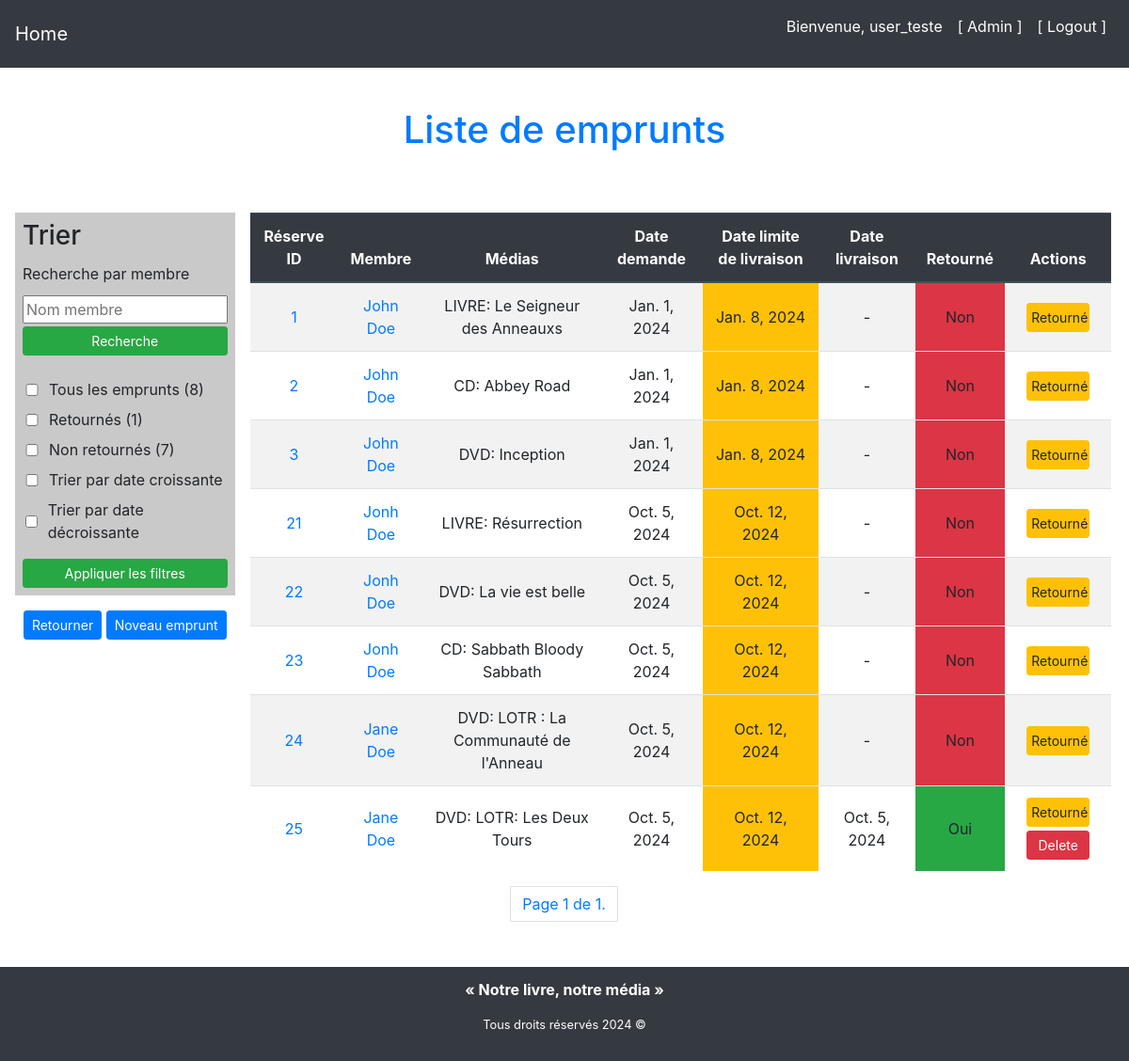
The app's page /library/gest-reservations/ (signed in), older data.
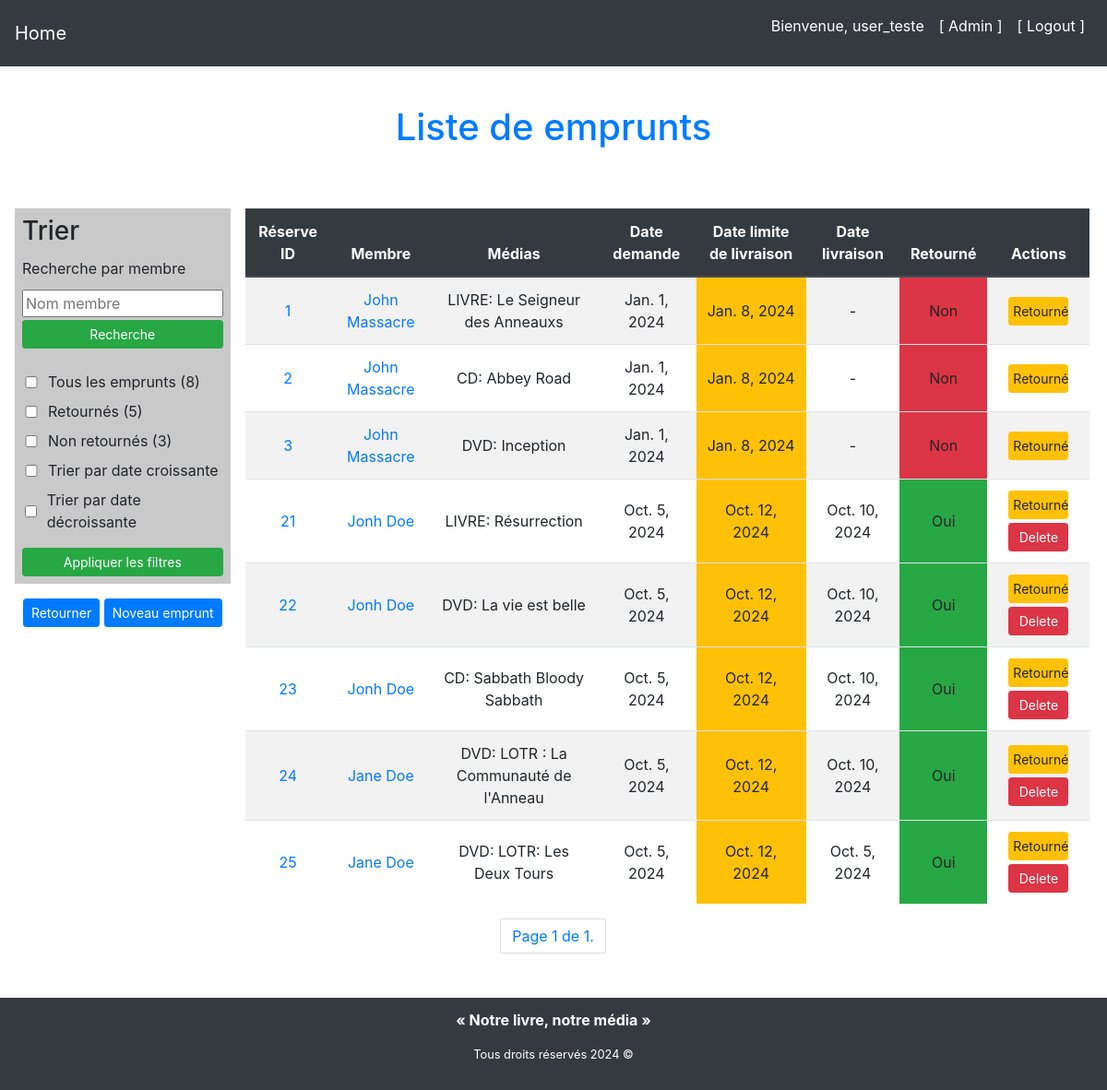
The same page, newer data.
### library/models/media_resevation_model.py (models this page shows, shortened)
class MediaReservations(models.Model):
    member = models.ForeignKey(
        Member, on_delete=models.CASCADE, related_name='loans', null=False)
    book = models.ForeignKey(Book, on_delete=models.CASCADE,
                             related_name='book_loans', null=True, blank=True)
    dvd = models.ForeignKey(Dvd, on_delete=models.CASCADE,
                            related_name='dvd_loans', null=True, blank=True)
    cd = models.ForeignKey(Cd, on_delete=models.CASCADE,
                           related_name='cd_loans', null=True, blank=True)
    date_requested = models.DateField(default=date.today, null=False)
    date_due = models.DateField(
        default=date.today() + timezone.timedelta(days=7))
    returned = models.BooleanField(default=False)
    date_returned = models.DateField(null=True, blank=True)
    class Meta:
        verbose_name_plural = "Media Reservations"
    def get_media_items(self):
        media_items = []
        if self.book:
            media_items.append(self.book)
        if self.dvd:
            media_items.append(self.dvd)
        if self.cd:
            media_items.append(self.cd)
        return media_items
    def is_late(self):
        if not self.returned and (timezone.now().date() - self.date_due).days > 7:
            self.member.blocked = True
            self.member.save()
            return True
        return False

### library/models/member_model.py (models this page shows, shortened)
class Member(models.Model):
    first_name = models.CharField(max_length=100, null=False)
    last_name = models.CharField(max_length=100, null=False)
    email = models.EmailField(null=False)
    phone = models.CharField(max_length=10, null=False)
    blocked = models.BooleanField(default=False)
    street = models.CharField(max_length=100, null=False)
    postal_code = models.CharField(max_length=5, null=False)
    city = models.CharField(max_length=100, null=False)
    def get_full_name(self):
        return f'{self.first_name} {self.last_name}'
    def __str__(self):
        return f'{self.get_full_name()}'

### library/views/reservations/read_view.py (the view, shortened to what this page needs)
# urls.py: path("gest-reservations/", ReservationsView.as_view(),
class ReservationsView(LoginRequiredMixin, ListView):
    template_name = "library/reservations/gest_reservations.html"
    model = MediaReservations
    ordering = ["id"]
    paginate_by = 10
    context_object_name = "reservations"
    error = None
    def get_queryset(self):
        queryset = super().get_queryset()
        search_member = self.request.POST.get('search_member', '').strip()
        returm_all = self.request.POST.get('return_all')
        return_active = self.request.POST.get('return_active')
        return_completed = self.request.POST.get('return_completed')
        asc_date = self.request.POST.get('asc_date')
        desc_date = self.request.POST.get('desc_date')
        if returm_all:
            pass
        if return_active:
            queryset = queryset.filter(returned=False)
            if queryset.count() == 0:
                self.error = "Pas d'emprunt actif trouvé."
        if return_completed:
            queryset = queryset.filter(returned=True)
            if queryset.count() == 0:
                self.error = "Aucun emprunt complété n'a été trouvé."
        if asc_date:
            queryset = queryset.order_by('date_requested')
        if desc_date:
            queryset = queryset.order_by('-date_requested')
        return queryset
    def get(self, request, *args, **kwargs):
        reservations = MediaReservations.objects.filter(returned=False)
        for reservation in reservations:
            reservation.is_late()
        return super().get(request, *args, **kwargs)
    def get_context_data(self, **kwargs):
        context = super().get_context_data(**kwargs)
        reservations = MediaReservations.objects.all()
        for reservation in context['reservations']:
            reservation.media_items = reservation.get_media_items()
        context['error'] = self.error
        context['total_reservations'] = reservations.count()
        context['total_reservations_active'] = reservations.filter(
            returned=False).count()
        context['total_reservations_completed'] = reservations.filter(
            returned=True).count()
        context['return_all'] = 'checked' if self.request.POST.get(
            'return_all') else ''
        context['return_active'] = 'checked' if self.request.POST.get(
            'return_active') else ''
        context['return_completed'] = 'checked' if self.request.POST.get(
            'return_completed') else ''
        context['asc_date'] = 'checked' if self.request.POST.get(
            'asc_date') else ''
        context['desc_date'] = 'checked' if self.request.POST.get(
            'desc_date') else ''
        return context

### library/models/book_model.py (called while the page is built)
    def __str__(self):
        return f'LIVRE: {self.title}'

### library/models/cd_model.py (called while the page is built)
    def __str__(self):
        return f'CD: {self.title}'

### library/models/dvd_model.py (called while the page is built)
    def __str__(self):
        return f'DVD: {self.title}'

### library/templates/library/reservations/gest_reservations.html (shortened to what the changed rows need)
{% extends "base.html" %}
{% load static %}
{% block css_files %}
  <link rel="stylesheet" href="{% static 'library/list_reservations.css' %}" />
{% endblock %}
{% block content %}
<section id="reservations">
  {% if error %}
  <h1 class="text-danger text-center">{{ error }}</h1>
  {% else %}
  <h1 class="text-center text-primary">Liste de emprunts</h1>
  {% endif %}
  <main class="list-reservations">
    <aside class="search-block">
      <form method="POST" action="{% url 'gest-reservations' %}">
        <div class="search-block__filters">
          <div>
            <input
              type="checkbox"
              name="return_completed"
              id="return-completed"
              {{ return_completed }}
            />
            <label for="return-completed"
              >Retournés ({{ total_reservations_completed }})</label
            >
          </div>
          <div>
            <input
              type="checkbox"
              name="return_active"
              id="return-active"
              {{ return_active }}
            />
            <label for="return-active"
              >Non retournés ({{ total_reservations_active }})</label
            >
          </div>
        </div>
      </form>
    </aside>
    <section class="result-reservations">
      <table
        id="table-reservations"
        class="table table-border table-striped text-center"
      >
        <thead class="thead-dark">
          <tr>
            <th>Réserve ID</th>
            <th>Membre</th>
            <th>Médias</th>
            <th>Date demande</th>
            <th>Date limite de livraison</th>
            <th>Date livraison</th>
            <th>Retourné</th>
            <th>Actions</th>
          </tr>
        </thead>
        <tbody>
          {% for reservation in reservations %}
          <tr>
            <td>
              <a href="#"> {{ reservation.id }} </a>
            </td>
            <td>
              <a href="{% url 'member-detail' reservation.member.id %}"
                >{{ reservation.member }}</a
              >
            </td>
            <td>
              <ul id="media-list-resevations">
                {% for media in reservation.media_items %}
                <li>
                  {{ media }}
                </li>
                {% endfor %}
              </ul>
            </td>
            <td>{{ reservation.date_requested }}</td>
            <td class="bg-warning">{{ reservation.date_due }}</td>
            {% if reservation.date_returned is none %}
            <td class="text-center">-</td>
            {% else %}
            <td>{{ reservation.date_returned }}</td>
            {% endif %} {% if reservation.returned %}
            <td class="bg-success text-center">Oui</td>
            {% else %}
            <td class="bg-danger text-center">Non</td>
            {% endif %}
            <td>
              <form method="POST" action="{% url 'gest-reservations' %}">
                <button class="btn btn-warning btn-sm w-75 p-1" type="submit">
                  Retourné
                </button>
                {%if reservation.returned %}
                <a
                  href="{% url 'delete-reservation' reservation.id %}"
                  class="btn btn-danger btn-sm w-75 mt-1"
                  >Delete</a
                >
                {% endif %}
              </form>
            </td>
          </tr>
          {% endfor %}
        </tbody>
      </table>
    </section>
  </main>
</section>
{% endblock%}

Row changes from the older to the newer data that the page shows:
changed through a linked row, MediaReservations id 1: member "John Doe" → "John Massacre"
changed through a linked row, MediaReservations id 2: member "John Doe" → "John Massacre"
changed through a linked row, MediaReservations id 3: member "John Doe" → "John Massacre"
changed MediaReservations id 21: date_returned (not shown) → "Oct. 10, 2024"; returned "Non" → "Oui Delete"; no longer shows "-"
changed MediaReservations id 22: date_returned (not shown) → "Oct. 10, 2024"; returned "Non" → "Oui Delete"; no longer shows "-"
changed MediaReservations id 23: date_returned (not shown) → "Oct. 10, 2024"; returned "Non" → "Oui Delete"; no longer shows "-"
changed MediaReservations id 24: date_returned (not shown) → "Oct. 10, 2024"; returned "Non" → "Oui Delete"; no longer shows "-"
Text that changed along with them:
{{ total_reservations_completed }}: "1" → "5"
{{ total_reservations_active }}: "7" → "3"
